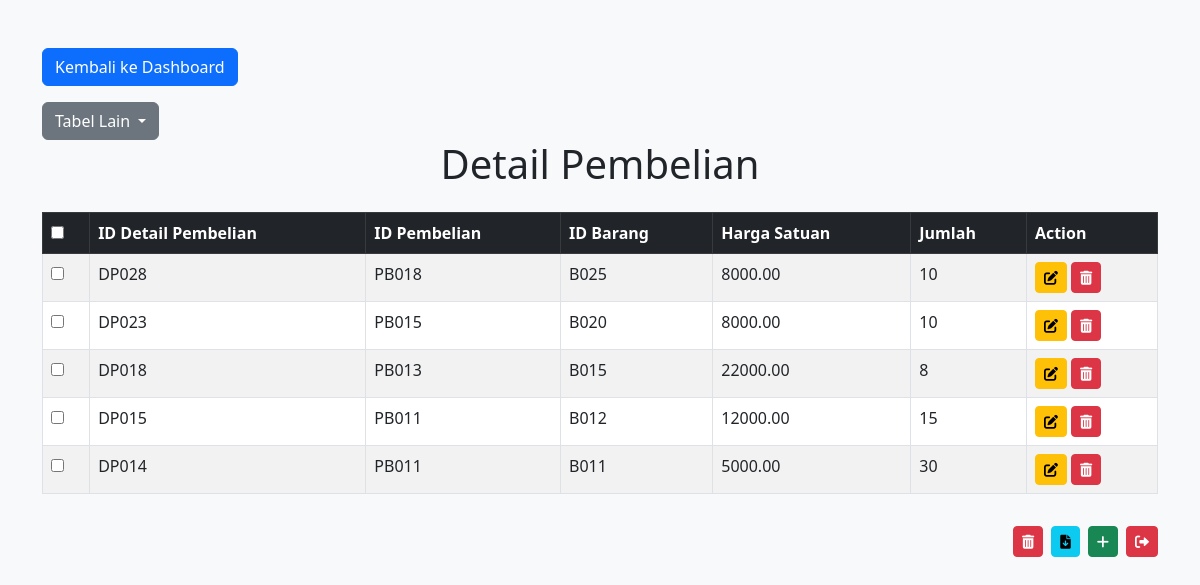
The page /detail_pembelian/index.php (signed in) on the database its author committed.
### tables this page shows
CREATE TABLE `detail_pembelian` (
  `id_detail_pembelian` varchar(10) NOT NULL,
  `id_pembelian` varchar(10) DEFAULT NULL,
  `id_barang` varchar(10) DEFAULT NULL,
  `harga_satuan` decimal(15,2) NOT NULL,
  `jumlah` int(11) NOT NULL
);

### detail_pembelian/index.php (the view, shortened to what this page needs)
<!DOCTYPE html>
<html>
<head>
    <link href="https://cdn.jsdelivr.net/npm/bootstrap@5.3.0/dist/css/bootstrap.min.css" rel="stylesheet">
    <link href="https://cdnjs.cloudflare.com/ajax/libs/font-awesome/6.0.0-beta3/css/all.min.css" rel="stylesheet">
</head>
<body class="bg-light">
    <div class="content">
        <div class="container mt-5">
        <a href="../index.php" class="btn btn-primary mb-3">Kembali ke Dashboard</a>
        <div class="dropdown">
    <button class="btn btn-secondary dropdown-toggle" type="button" data-bs-toggle="dropdown" aria-expanded="false">
      Tabel Lain
    </button>
  </div>
            <h1 class="text-center mb-4">Detail Pembelian</h1>
            <form action="hapus_terpilih.php" method="post">
                <div class="table-responsive">
                    <table class="table table-bordered table-striped">
                        <thead class="table-dark">
                            <tr>
                                <th><input type="checkbox" id="selectAll" onclick="toggleSelectAll(this)"></th>
                                <th>ID Detail Pembelian</th>
                                <th>ID Pembelian</th>
                                <th>ID Barang</th>
                                <th>Harga Satuan</th>
                                <th>Jumlah</th>
                                <th>Action</th>
                            </tr>
                        </thead>
                        <tbody>
                            <?php
                            include "../koneksi.php";
                            $sql = "SELECT * FROM detail_pembelian ORDER BY id_detail_pembelian DESC";
                            $qry = mysqli_query($koneksi, $sql);
                            while ($a = mysqli_fetch_array($qry)) {
                                echo "<tr>";
                                echo "<td><input type='checkbox' name='selected_ids[]' value='{$a['id_detail_pembelian']}'></td>";
                                echo "<td>{$a['id_detail_pembelian']}</td>";
                                echo "<td>{$a['id_pembelian']}</td>";
                                echo "<td>{$a['id_barang']}</td>";
                                echo "<td>{$a['harga_satuan']}</td>";
                                echo "<td>{$a['jumlah']}</td>";
                                echo "<td>
                                        <a href=\"edit.php?id_detail_pembelian={$a['id_detail_pembelian']}\" class=\"btn btn-warning btn-sm\" title=\"Edit\">
                                            <i class=\"fas fa-edit\"></i>
                                        </a>
                                          <a href=\"hapus.php?id_detail_pembelian={$a['id_detail_pembelian']}\" class=\"btn btn-danger btn-sm\" title=\"Hapus\" onclick=\"return confirm('Yakin ingin menghapus data ini?')\">
                                            <i class=\"fas fa-trash-alt\"></i>
                                        </a>
                                      </td>";
                                echo "</tr>";
                            }
                            ?>
                        </tbody>
                    </table>
                </div>
                <div class="d-flex flex-wrap justify-content-end mt-3 gap-2">
                    <button type="submit" class="btn btn-danger btn-sm">
                        <i class="fas fa-trash-alt"></i>
                    </button>
                    <button formaction="export_csv_selected.php" formmethod="post" class="btn btn-info btn-sm">
                        <i class="fas fa-file-download"></i>
                    </button>
                    <a href="input.php" class="btn btn-success btn-sm">
                        <i class="fas fa-plus"></i>
                    </a>
                    <a href="../logout.php" class="btn btn-danger btn-sm">
                        <i class="fas fa-sign-out-alt"></i>
                    </a>
                </div>
            </form>
        </div>
    </div>
</body>
</html>

### detail_pembelian/index.php (style rules this page uses)
html, body { height: 100%; margin: 0; }
body { display: flex; flex-direction: column; }
.content { flex: 1; }

### rows shown on the page
detail_pembelian: id_detail_pembelian "DP028", id_pembelian "PB018", id_barang "B025", harga_satuan "8000.00", jumlah "10"
detail_pembelian: id_detail_pembelian "DP023", id_pembelian "PB015", id_barang "B020", harga_satuan "8000.00", jumlah "10"
detail_pembelian: id_detail_pembelian "DP018", id_pembelian "PB013", id_barang "B015", harga_satuan "22000.00", jumlah "8"
detail_pembelian: id_detail_pembelian "DP015", id_pembelian "PB011", id_barang "B012", harga_satuan "12000.00", jumlah "15"
detail_pembelian: id_detail_pembelian "DP014", id_pembelian "PB011", id_barang "B011", harga_satuan "5000.00", jumlah "30"
